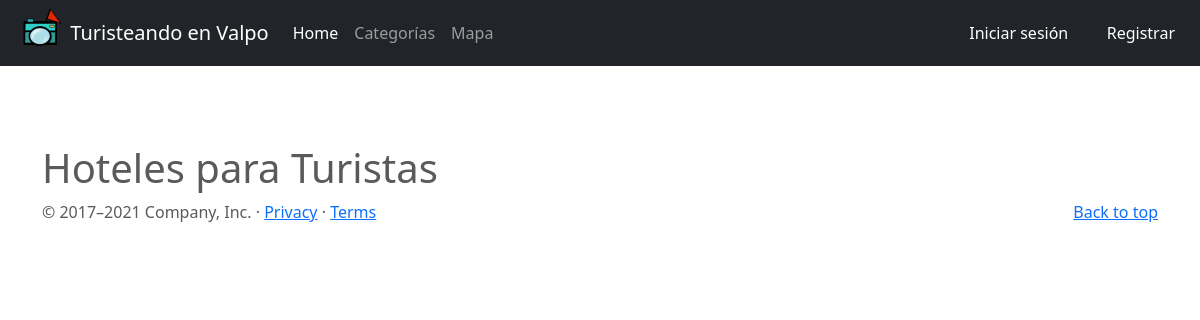
The page /categoria_hotel/3/ on the database as committed earlier.
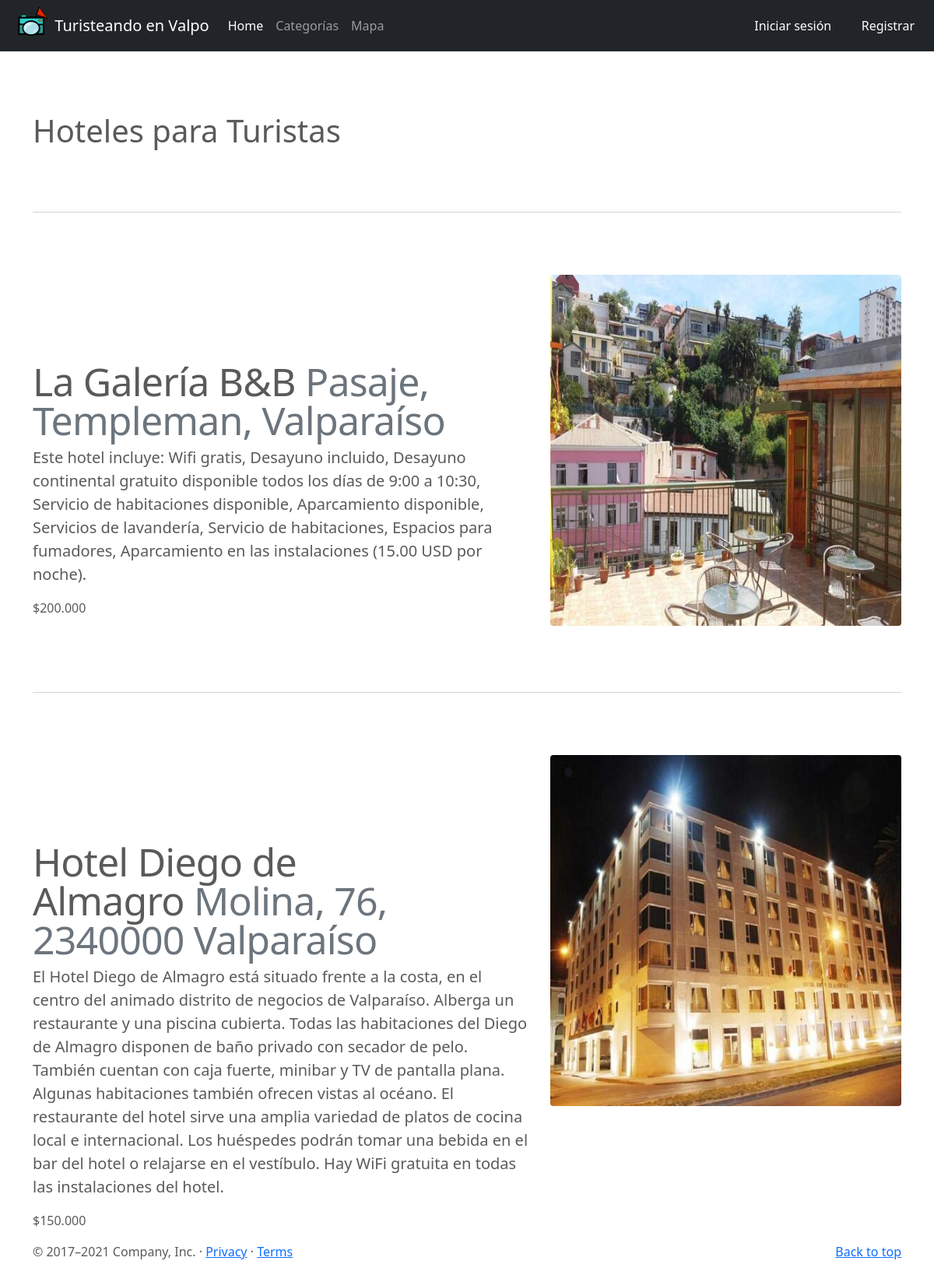
The same page on the database as committed later.
### app/models.py (models this page shows, shortened)
class Hotel(models.Model):
    nombre = models.CharField(max_length=50)
    ubicacion = models.CharField(max_length=60)
    precio = models.IntegerField(null=False)
    descripcion = models.TextField()
    estrellas = models.IntegerField(null=True)
    imagen = models.ImageField(upload_to="hoteles",null=True)

### app/views.py (the view)
# urls.py: path('categoria_hotel/<star>/', views.categoria_hotel, name='categoria_hotel'),
def categoria_hotel(request, star):
    hotel = Hotel.objects.filter(estrellas = star)
    data = {
        'hotel' : hotel,
    }
    return render(request, 'app/categoria_hotel.html', data)

### app/templates/app/categoria_hotel.html
{% extends 'app/base.html' %}
{% load static %}
{% load humanize %}
{% block contenido %}
<div class="container marketing">
  <br>
  <br>
  <br>
  <br>
  <h1>Hoteles para Turistas </h1>
        {% for i in hotel %}
        <hr class="featurette-divider">
          <div class="row featurette">
            <div class="col-md-7">
                <h2 class="featurette-heading"><a class="text-reset text-decoration-none" href="{% url 'pagina_hotel' i.id %}">{{ i.nombre | capfirst }}</a>&nbsp;<span class="text-muted">{{ i.ubicacion }}</span></h2>
                <p class="lead">{{ i.descripcion }}</p>
                <p>${{ i.precio | intcomma }}</p>
            </div>
            {% if i.imagen %}
              <div class="col-md-5">
                  <img class="item-image bd-placeholder-img bd-placeholder-img-lg featurette-image img-fluid mx-auto rounded" src="{{ i.imagen.url  }}" width="500" height="500" width="100%" height="100%" fill="#eee" alt="">
              </div>
            {% endif %}
          </div>
        {% endfor %}
</div>
{% endblock %}

### app/templates/app/base.html (shortened to what this page needs)
{% load static %}
<!doctype html>
<html lang="en">
  <head>
        <link href="https://cdn.jsdelivr.net/npm/bootstrap@5.0.1/dist/css/bootstrap.min.css" rel="stylesheet">
        <link href="{% static 'app/css/bootstrap.min.css'%}" rel="stylesheet">
    </head>
<link href="carousel.css" rel="stylesheet">
<header>
  <nav class="navbar navbar-expand-md navbar-dark fixed-top bg-dark">
      <div class="container-fluid">
            <img class="bd-placeholder-img bd-placeholder-img-lg featurette-image img-fluid mx-auto" src="{% static 'img/logo.png' %}" width="50" height="50" width="100%" height="100%"  alt="">
            <a class="navbar-brand" href="/">Turisteando en Valpo</a>
      <div class="collapse navbar-collapse" id="navbarCollapse">
          <ul class="navbar-nav me-auto mb-2 mb-md-0">
          <li class="nav-item">
              <a class="nav-link active" aria-current="page" href="{% url 'index' %}">Home</a>
          </li>
          <li class="nav-item">
              <a class="nav-link" href="{% url 'lista_categoria' %}">Categorías</a>
          </li>
          <li class="nav-item">
              <a class="nav-link" href="{% url 'mapa_valpo' %}" tabindex="-1" aria-disabled="false">Mapa</a>
          </li>
          </ul>
          <form class="d-flex">
            {% if user.is_authenticated %}
                {% if user.is_superuser %}
                    <a class="btn btn-dark" href="{% url 'listar_hotel' %}">Hoteles</a>
                {% endif %}
                <a class="btn btn-dark">{{ user.username }}</a>
                &nbsp;
                &nbsp;
                <a class="btn btn-dark" href="{% url 'logout' %}">Cerrar Sesión</a>
            {% else %}
                <a class="btn btn-dark" href="{% url 'login' %}"> Iniciar sesión</a>
                <a class="btn btn-dark" href="{% url 'registrar' %}">Registrar</a>
            {% endif %}
          </form>
      </div>
      </div>
  </nav>
</header>
<body>
<main>
    <div id="contenido">
        {% block contenido %}
        {% endblock %}
    </div>
    </body>
    <footer class="container">
        <p class="float-end"><a href="#">Back to top</a></p>
        <p>&copy; 2017–2021 Company, Inc. &middot; <a href="#">Privacy</a> &middot; <a href="#">Terms</a></p>
    </footer>
</html>

### app/static/css/carousel.css (style rules this page uses)
body { padding-top: 3rem; padding-bottom: 3rem; color: #5a5a5a; }
.marketing h2 { font-weight: 400; }
.featurette-divider { margin: 5rem 0; }
.featurette-heading { font-weight: 300; line-height: 1; letter-spacing: -.05rem; }
@media (min-width: 40em) { .featurette-heading { font-size: 50px; } }
@media (min-width: 62em) { .featurette-heading { margin-top: 7rem; } }

### app/templates/app/base.html (style rules this page uses)
.bd-placeholder-img { font-size: 1.125rem; text-anchor: middle; -webkit-user-select: none; -moz-user-select: none; user-select: none; }
@media (min-width: 768px) { .bd-placeholder-img-lg { font-size: 3.5rem; } }

Rows that differ between the two databases and show on the page:
now on this page (row edited): Hotel: nombre "La Galería B&B", ubicacion "Pasaje, Templeman, Valparaíso", descripcion "Este hotel incluye: Wifi gratis, Desayuno incluido, Desayuno continental gratuito disponible todos los días de 9:00 a 10:30, Servicio de habitaciones disponible, Aparcamiento disponible, Servicios de lavandería, Servicio de habitaciones, Espacios para fumadores, Aparcamiento en las instalaciones (15.00 USD por noche).", precio "200.000", imagen (picture)
now on this page (row edited): Hotel: nombre "Hotel Diego de Almagro", ubicacion "Molina, 76, 2340000 Valparaíso", descripcion "El Hotel Diego de Almagro está situado frente a la costa, en el centro del animado distrito de negocios de Valparaíso. Alberga un restaurante y una piscina cubierta. Todas las habitaciones del Diego de Almagro disponen de baño privado con secador de pelo. También cuentan con caja fuerte, minibar y TV de pantalla plana. Algunas habitaciones también ofrecen vistas al océano. El restaurante del hotel sirve una amplia variedad de platos de cocina local e internacional. Los huéspedes podrán tomar una bebida en el bar del hotel o relajarse en el vestíbulo. Hay WiFi gratuita en todas las instalaciones del hotel.", precio "150.000", imagen (picture)
